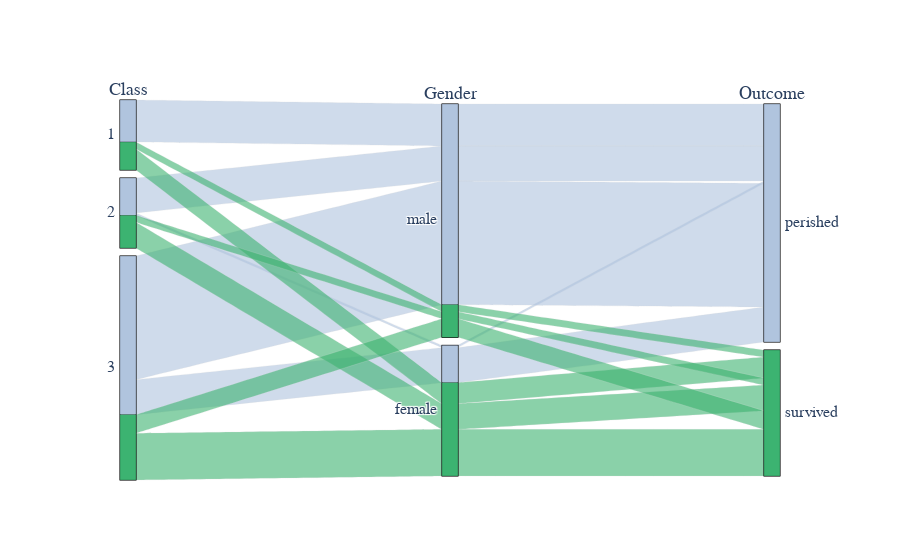

Here is the notebook cell this chart was saved with:
### Markdown cell above
<h4 id="Mutli-Color-Parallel-Categories-Diagram">Mutli-Color Parallel Categories Diagram<a class="anchor-link" href="#Mutli-Color-Parallel-Categories-Diagram">¶</a></h4><p>The color of the ribbons can be specified with the <code>line.color</code> property.  Similar to other trace types, this property may be set to an array of numbers, which are then mapped to colors according to the the colorscale specified in the <code>line.colorscale</code> property.</p>
<p>Here is an example of visualizing the survival rate of passengers in the titanic dataset, where the ribbons are colored based on survival outcome.</p>
<p>By setting the <code>hoveron</code> property to <code>'color'</code> and the <code>hoverinfo</code> property to <code>'count+probability'</code> the tooltips now display count and probability information for each color (survival outcome) per category.</p>
<p>By setting the <code>arrangement</code> property to <code>'freeform'</code> it is now possible to drag categories horizontally to reorder dimensions as well as vertically to reorder categories within the dimension.</p>

### Code cell
import plotly.graph_objects as go
import pandas as pd

titanic_df = pd.read_csv("https://raw.githubusercontent.com/plotly/datasets/master/titanic.csv")

# Create dimensions
class_dim = go.parcats.Dimension(
    values=titanic_df.Pclass,
    categoryorder='category ascending', label="Class"
)

gender_dim = go.parcats.Dimension(values=titanic_df.Sex, label="Gender")

survival_dim = go.parcats.Dimension(
    values=titanic_df.Survived, label="Outcome", categoryarray=[0, 1], 
    ticktext=['perished', 'survived']
)

# Create parcats trace
color = titanic_df.Survived;
colorscale = [[0, 'lightsteelblue'], [1, 'mediumseagreen']];

fig = go.Figure(data = [go.Parcats(dimensions=[class_dim, gender_dim, survival_dim],
        line={'color': color, 'colorscale': colorscale},
        hoveron='color', hoverinfo='count+probability',
        labelfont={'size': 18, 'family': 'Times'},
        tickfont={'size': 16, 'family': 'Times'},
        arrangement='freeform')])

fig.show()

### Figure 1 — Plotly figure (JSON) as saved in the notebook; plotly's stock layout.template omitted (floating-point values rounded to 4 significant figures; data arrays with more than 128 entries replaced by an {"elided": "..."} marker saying what was removed)
{"data": [{"arrangement": "freeform", "dimensions": [{"categoryorder": "category ascending", "label": "Class", "values": {"elided": "156 int values"}}, {"label": "Gender", "values": {"elided": "156 str values"}}, {"categoryarray": [0, 1], "label": "Outcome", "ticktext": ["perished", "survived"], "values": {"elided": "156 int values"}}], "hoverinfo": "count+probability", "hoveron": "color", "labelfont": {"family": "Times", "size": 18}, "line": {"color": {"elided": "156 int values"}, "colorscale": [[0, "lightsteelblue"], [1, "mediumseagreen"]]}, "tickfont": {"family": "Times", "size": 16}, "type": "parcats"}], "layout": {}}
